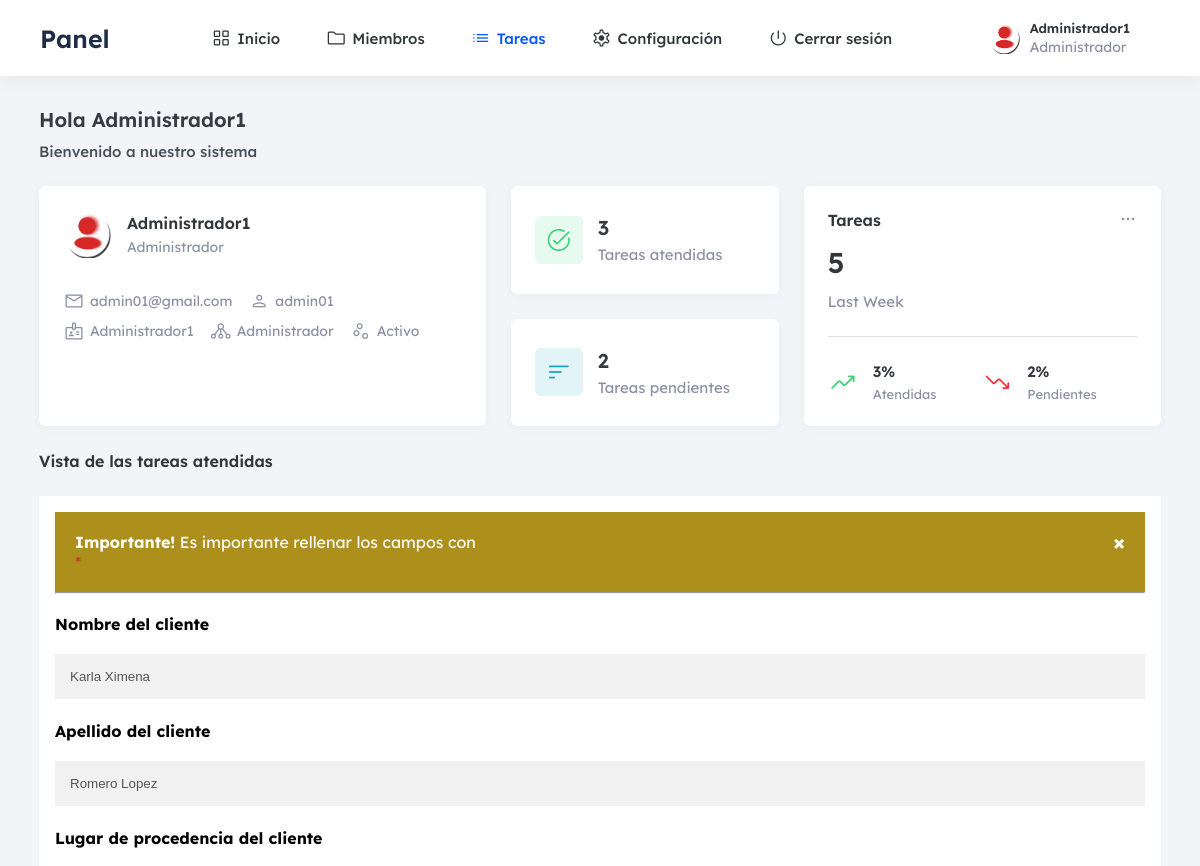
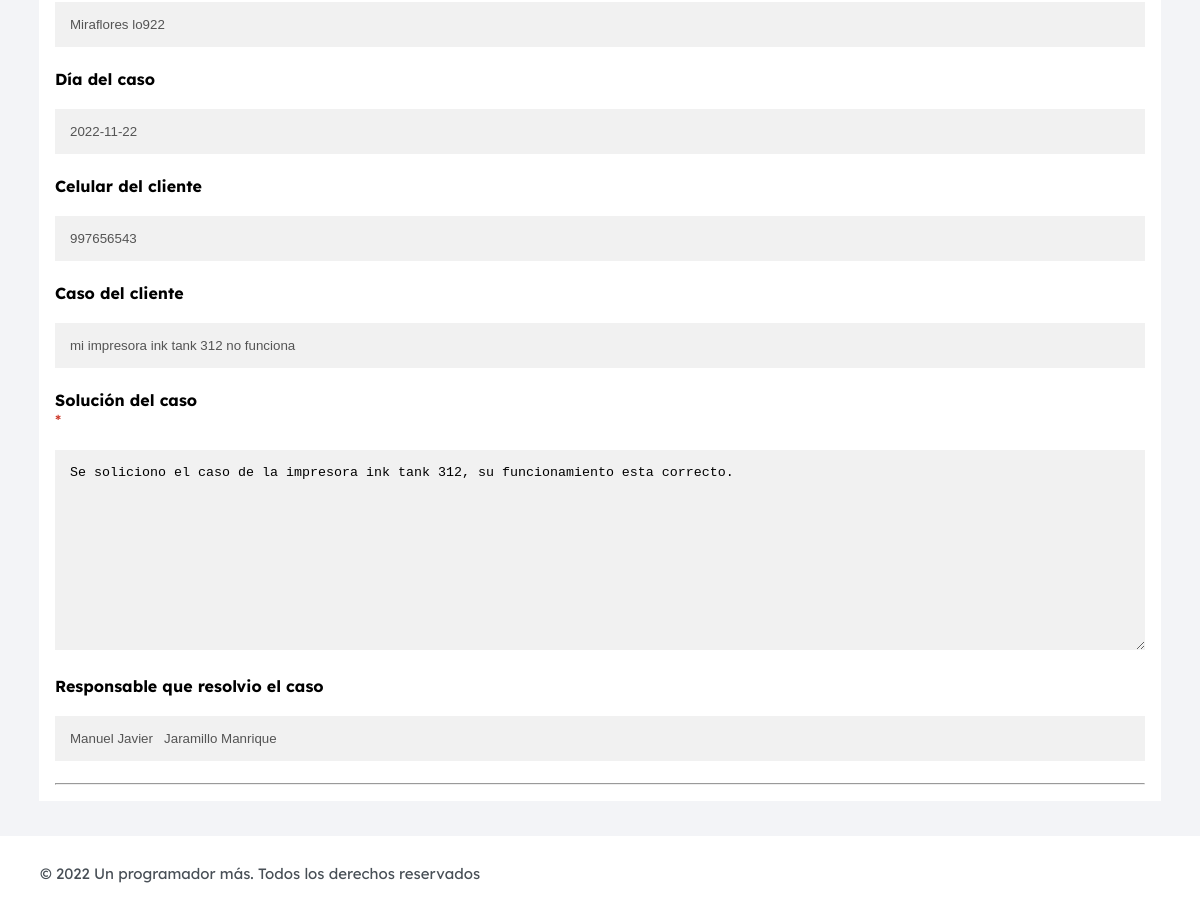
The page /frontend/tareas/view.php?id=3 (signed in) on the database its author committed (2 pictures, top to bottom).
### tables this page shows
CREATE TABLE `detalle_tarea` (
  `ideta` int(11) NOT NULL,
  `idtarea` int(11) NOT NULL,
  `idmen` int(11) NOT NULL,
  `respueta` text NOT NULL,
  `fere` timestamp NOT NULL DEFAULT current_timestamp() ON UPDATE current_timestamp()
);

CREATE TABLE `tarea` (
  `idtarea` int(11) NOT NULL,
  `nomcl` varchar(25) NOT NULL,
  `apecl` varchar(35) NOT NULL,
  `nomcas` text NOT NULL,
  `sitio` text NOT NULL,
  `state` char(1) NOT NULL,
  `dia` date NOT NULL,
  `celu` char(9) NOT NULL,
  `fere` timestamp NOT NULL DEFAULT current_timestamp() ON UPDATE current_timestamp()
);

CREATE TABLE `miembros` (
  `idmen` int(11) NOT NULL,
  `nomenb` varchar(35) NOT NULL,
  `apmenb` varchar(35) NOT NULL,
  `sexo` char(1) NOT NULL,
  `celu` char(9) NOT NULL,
  `username` varchar(25) NOT NULL,
  `correo` varchar(35) NOT NULL,
  `contra` varchar(255) NOT NULL,
  `rol` char(1) NOT NULL,
  `state` char(1) NOT NULL,
  `fere` timestamp NOT NULL DEFAULT current_timestamp() ON UPDATE current_timestamp()
);

### frontend/tareas/view.php (the view, shortened to what this page needs)
<?php if(isset($_SESSION['id'])) { ?>
<!DOCTYPE html>
<html lang="es">
<head>
  <link rel="stylesheet" href="../../backend/css/admin.css">
</head>
<body>
  <header class="header" data-header>
    <div class="container">
      <h1>
        <a href="../administrador/escritorio.php" class="logo">Panel</a>
      </h1>
      <nav class="navbar">
        <div class="container">
          <ul class="navbar-list">
            <li>
              <a href="../administrador/escritorio.php" class="navbar-link  icon-box">
                <span class="material-symbols-rounded  icon">grid_view</span>
                <span>Inicio</span>
              </a>
            </li>
            <li>
              <a href="../miembros/mostrar.php" class="navbar-link  icon-box">
                <span class="material-symbols-rounded  icon">folder</span>
                <span>Miembros</span>
              </a>
            </li>
            <li>
              <a href="../tareas/mostrar.php" class="navbar-link active icon-box">
                <span class="material-symbols-rounded  icon">list</span>
                <span>Tareas</span>
              </a>
            </li>
            <li>
              <a href="../configuracion/mostrar.php" class="navbar-link icon-box">
                <span class="material-symbols-rounded  icon">settings</span>
                <span>Configuración</span>
              </a>
            </li>
            <li>
              <a href="../salir.php" class="navbar-link icon-box">
                <span class="material-symbols-rounded  icon">power_settings_new</span>
                <span>Cerrar sesión</span>
              </a>
            </li>
          </ul>
          <ul class="user-action-list">
            <li>
              <a href="#" class="header-profile">
                <figure class="profile-avatar">
                  <img src="../../backend/img/reere.png" alt="Elizabeth Foster" width="32" height="32">
                </figure>
                <div>
                  <p class="profile-title"><?php echo $_SESSION['nombre']; ?></p>
                  <?php
                    if ($_SESSION['rol']= '1') {
                      echo ' <p class="card-subtitle">Administrador</p>';
                    } else {
                        echo '<p class="card-subtitle">Cliente</p>';
                    }
               ?>
                </div>
              </a>
            </li>
          </ul>
        </div>
      </nav>
    </div>
  </header>
  <main>
    <article class="container article">
      <h2 class="h2 article-title">Hola <?php echo $_SESSION['nombre']; ?></h2>
      <p class="article-subtitle">Bienvenido a nuestro sistema</p>
      <section class="home">
        <div class="card profile-card">
          <div class="profile-card-wrapper">
            <figure class="card-avatar">
              <img src="../../backend/img/reere.png" alt="admin" width="48" height="48">
            </figure>
            <div>
              <p class="card-title"><?php echo $_SESSION['nombre']; ?></p>
              <?php
                    if ($_SESSION['rol']= '1') {
                      echo ' <p class="card-subtitle">Administrador</p>';
                    } else {
                        echo '<p class="card-subtitle">Cliente</p>';
                    }
               ?>
            </div>
          </div>
          <ul class="contact-list">
            <li>
              <a href="#" class="contact-link icon-box">
                <span class="material-symbols-rounded  icon">mail</span>
                <p class="text"><?php echo $_SESSION['correo']; ?></p>
              </a>
            </li>
            <li>
              <a href="#" class="contact-link icon-box">
                <span class="material-symbols-rounded  icon">person</span>
                <p class="text"><?php echo $_SESSION['username']; ?></p>
              </a>
            </li>
            <li>
              <a href="#" class="contact-link icon-box">
                <span class="material-symbols-rounded  icon">badge</span>
                <p class="text"><?php echo $_SESSION['nombre']; ?></p>
              </a>
            </li>
            <li>
              <a href="#" class="contact-link icon-box">
                <span class="material-symbols-rounded  icon">tenancy</span>
                <?php
                    if ($_SESSION['rol']= '1') {
                      echo ' <p class="card-subtitle">Administrador</p>';
                    } else {
                        echo '<p class="card-subtitle">Cliente</p>';
                    }
               ?>
              </a>
            </li>
            <li>
              <a href="#" class="contact-link icon-box">
                <span class="material-symbols-rounded  icon">scatter_plot</span>
                <?php
                    if ($_SESSION['state']= '1') {
                      echo ' <p class="card-subtitle">Activo</p>';
                    } else {
                        echo '<p class="card-subtitle">Inactivo</p>';
                    }
               ?>
              </a>
            </li>
          </ul>
        </div>
        <div class="card-wrapper">
          <div class="card task-card">
            <div class="card-icon icon-box green">
              <span class="material-symbols-rounded  icon">task_alt</span>
            </div>
            <div>
              <?php
                  require_once('../../backend/config/Conexion.php');
                    $sql = "SELECT COUNT(*) total FROM tarea WHERE state = 1";
                    $result = $connect->query($sql);
                    $total = $result->fetchColumn();
              ?>
              <data class="card-data" value="<?php echo  $total; ?>"><?php echo  $total; ?></data>
              <p class="card-text">Tareas atendidas</p>
            </div>
          </div>
          <div class="card task-card">
            <div class="card-icon icon-box red">
              <span class="material-symbols-rounded  icon">sort</span>
            </div>
            <div>
              <?php
                    $sql = "SELECT COUNT(*) total FROM tarea WHERE state = 0";
                    $result = $connect->query($sql);
                    $total = $result->fetchColumn();
              ?>
              <data class="card-data" value="<?php echo  $total; ?>"><?php echo  $total; ?></data>
              <p class="card-text">Tareas pendientes</p>
            </div>
          </div>
        </div>
        <div class="card revenue-card">
          <button class="card-menu-btn icon-box" aria-label="More" data-menu-btn>
            <span class="material-symbols-rounded  icon">more_horiz</span>
          </button>
          <p class="card-title">Tareas</p>
<?php
      $sql = "SELECT COUNT(*) total FROM tarea";
      $result = $connect->query($sql);
      $total = $result->fetchColumn();
?>
          <data class="card-price" value="<?php echo  $total; ?>"><?php echo  $total; ?></data>
          <p class="card-text">Last Week</p>
          <div class="divider card-divider"></div>
          <ul class="revenue-list">
            <li class="revenue-item icon-box">
              <span class="material-symbols-rounded  icon  green">trending_up</span>
              <div>
                <?php
    $sql = "SELECT COUNT(*) total FROM tarea WHERE state = 1";
    $result = $connect->query($sql);
    $total = $result->fetchColumn();
?>
                <data class="revenue-item-data" value="<?php echo  $total; ?>"><?php echo  $total; ?>%</data>
                <p class="revenue-item-text">Atendidas</p>
              </div>
            </li>
            <li class="revenue-item icon-box">
              <span class="material-symbols-rounded  icon  red">trending_down</span>
              <div>
                <?php
    $sql = "SELECT COUNT(*) total FROM tarea WHERE state = 0";
    $result = $connect->query($sql);
    $total = $result->fetchColumn();
?>
                <data class="revenue-item-data" value="<?php echo  $total; ?>"><?php echo  $total; ?>%</data>
                <p class="revenue-item-text">Pendientes</p>
              </div>
            </li>
          </ul>
        </div>
      </section>
      <section class="projects">
        <div class="section-title-wrapper">
          <h2 class="section-title">Vista de las tareas atendidas</h2>
        </div>
        <?php
 $id = $_GET['id'];
 $sentencia = $connect->prepare("SELECT detalle_tarea.ideta, tarea.idtarea, tarea.nomcl, tarea.apecl, tarea.apecl, tarea.nomcas, tarea.sitio, tarea.dia, tarea.celu, miembros.idmen, miembros.nomenb, miembros.apmenb, detalle_tarea.respueta, detalle_tarea.fere FROM detalle_tarea INNER JOIN tarea ON detalle_tarea.idtarea = tarea.idtarea INNER JOIN miembros ON detalle_tarea.idmen = miembros.idmen WHERE tarea.idtarea= '$id';");
 $sentencia->execute();
$data =  array();
if($sentencia){
  while($r = $sentencia->fetchObject()){
    $data[] = $r;
  }
}
   ?>
   <?php if(count($data)>0):?>
        <?php foreach($data as $d):?>
<form action="" enctype="multipart/form-data" method="POST"  autocomplete="off">
  <div class="containerss">
    <div class="alert-danger">
  <span class="closebtn" onclick="this.parentElement.style.display='none';">&times;</span>
  <strong>Importante!</strong> Es importante rellenar los campos con &nbsp;<span class="badge-warning">*</span>
</div>
    <hr>
    <br>
    <label for="email"><b>Nombre del cliente</b></label>
    <input type="text" placeholder="ejm: Javier" disabled value="<?php echo $d->nomcl; ?>" required>
    <label for="email"><b>Apellido del cliente</b></label>
    <input type="text" placeholder="ejm: Suarez" disabled value="<?php echo $d->apecl; ?>"  required>
    <label for="email"><b>Lugar de procedencia del cliente</b></label>
    <input type="text" placeholder="ejm: Suarez" disabled value="<?php echo $d->sitio; ?>"  required>
    <label for="email"><b>Día del caso</b></label>
    <input type="text" placeholder="ejm: Suarez" disabled value="<?php echo $d->dia; ?>"  required>
    <label for="email"><b>Celular del cliente</b></label>
    <input type="text" placeholder="ejm: Suarez" disabled value="<?php echo $d->celu; ?>"  required>
    <label for="email"><b>Caso del cliente</b></label>
    <input type="text" placeholder="ejm: Suarez" disabled value="<?php echo $d->nomcas; ?>"  required>
    <label for="email"><b>Solución del caso</b></label><span class="badge-warning">*</span>
    <textarea  name="tareresp" placeholder="Write something.." style="height:200px"><?php echo $d->respueta; ?></textarea>
    <label for="email"><b>Responsable que resolvio el caso</b></label>
    <input type="text" placeholder="ejm: Suarez" disabled value="<?php echo $d->nomenb; ?> &nbsp; <?php echo $d->apmenb; ?>"  required>
    <hr>
  </div>
</form>
<?php endforeach; ?>
    <?php else:?>
      <p class="alert alert-warning">No hay datos</p>
    <?php endif; ?>
      </section>
    </article>
  </main>
  <footer class="footer">
    <div class="container">
      <p class="copyright">
        &copy; 2022 <a href="#" class="copyright-link">Un programador más</a>. Todos los derechos reservados
      </p>
    </div>
  </footer>
</body>
</html>
<?php }else{
    header('Location: ../login.php');
 } ?>

### rows shown on the page
detalle_tarea: idtarea.nomcl "Karla Ximena", idtarea.apecl "Romero Lopez", idtarea.sitio "Miraflores lo922", idtarea.dia "2022-11-22", idtarea.celu "997656543", idtarea.nomcas "mi impresora ink tank 312 no funciona", tareresp "Se soliciono el caso de la impresora ink tank 312, su funcionamiento esta correcto.", idmen.apmenb "Manuel Javier Jaramillo Manrique"

### other values the page prints
$_SESSION['nombre'] "Administrador1"
$_SESSION['correo'] "admin01@gmail.com"
$_SESSION['username'] "admin01"
$total "3"
$total "2"
$total "5"
